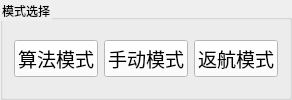
             <widget class="QGroupBox" name="groupBox_2">
              <property name="styleSheet">
               <string notr="true">color: rgb(0, 0, 0);</string>
              </property>
              <property name="title">
               <string>模式选择</string>
              </property>
              <layout class="QHBoxLayout" name="horizontalLayout_4">
               <item>
                <layout class="QHBoxLayout" name="horizontalLayout_11">
                 <item>
                  <widget class="QPushButton" name="set_mode_guided">
                   <property name="font">
                    <font>
                     <family>黑体</family>
                     <pointsize>14</pointsize>
                    </font>
                   </property>
                   <property name="styleSheet">
                    <string notr="true">background-color: rgb(255, 255, 255);
color: rgb(0, 0, 0);</string>
                   </property>
                   <property name="text">
                    <string>算法模式</string>
                   </property>
                  </widget>
                 </item>
                 <item>
                  <widget class="QPushButton" name="set_mode_manual">
                   <property name="palette">
                    <palette>
                     <active>
                      <colorrole role="WindowText">
                       <brush brushstyle="SolidPattern">
                        <color alpha="255">
                         <red>0</red>
                         <green>0</green>
                         <blue>0</blue>
                        </color>
                       </brush>
                      </colorrole>
                      <colorrole role="Button">
                       <brush brushstyle="SolidPattern">
                        <color alpha="255">
                         <red>255</red>
                         <green>255</green>
                         <blue>255</blue>
                        </color>
                       </brush>
                      </colorrole>
                      <colorrole role="Light">
                       <brush brushstyle="SolidPattern">
                        <color alpha="255">
                         <red>255</red>
                         <green>212</green>
                         <blue>223</blue>
                        </color>
                       </brush>
                      </colorrole>
                      <colorrole role="Midlight">
                       <brush brushstyle="SolidPattern">
                        <color alpha="255">
                         <red>255</red>
                         <green>148</green>
                         <blue>175</blue>
                        </color>
                       </brush>
                      </colorrole>
                      <colorrole role="Dark">
                       <brush brushstyle="SolidPattern">
                        <color alpha="255">
                         <red>127</red>
                         <green>42</green>
                         <blue>63</blue>
                        </color>
                       </brush>
                      </colorrole>
                      <colorrole role="Mid">
                       <brush brushstyle="SolidPattern">
                        <color alpha="255">
                         <red>170</red>
                         <green>57</green>
                         <blue>85</blue>
                        </color>
                       </brush>
                      </colorrole>
                      <colorrole role="Text">
                       <brush brushstyle="SolidPattern">
                        <color alpha="255">
                         <red>0</red>
                         <green>0</green>
                         <blue>0</blue>
                        </color>
                       </brush>
                      </colorrole>
                      <colorrole role="BrightText">
                       <brush brushstyle="SolidPattern">
                        <color alpha="255">
                         <red>255</red>
                         <green>255</green>
                         <blue>255</blue>
                        </color>
                       </brush>
                      </colorrole>
                      <colorrole role="ButtonText">
                       <brush brushstyle="SolidPattern">
                        <color alpha="255">
                         <red>0</red>
                         <green>0</green>
                         <blue>0</blue>
                        </color>
                       </brush>
                      </colorrole>
                      <colorrole role="Base">
                       <brush brushstyle="SolidPattern">
                        <color alpha="255">
                         <red>255</red>
                         <green>255</green>
                         <blue>255</blue>
                        </color>
                       </brush>
                      </colorrole>
                      <colorrole role="Window">
                       <brush brushstyle="SolidPattern">
                        <color alpha="255">
                         <red>255</red>
                         <green>255</green>
                         <blue>255</blue>
                        </color>
                       </brush>
                      </colorrole>
                      <colorrole role="Shadow">
                       <brush brushstyle="SolidPattern">
                        <color alpha="255">
                         <red>0</red>
                         <green>0</green>
                         <blue>0</blue>
                        </color>
                       </brush>
                      </colorrole>
                      <colorrole role="Highlight">
                       <brush brushstyle="SolidPattern">
                        <color alpha="255">
                         <red>85</red>
                         <green>85</green>
                         <blue>255</blue>
                        </color>
                       </brush>
                      </colorrole>
                      <colorrole role="HighlightedText">
                       <brush brushstyle="SolidPattern">
                        <color alpha="255">
                         <red>255</red>
                         <green>85</green>
                         <blue>255</blue>
                        </color>
                       </brush>
                      </colorrole>
                      <colorrole role="Link">
                       <brush brushstyle="SolidPattern">
                        <color alpha="255">
                         <red>255</red>
                         <green>0</green>
                         <blue>127</blue>
                        </color>
                       </brush>
                      </colorrole>
                      <colorrole role="LinkVisited">
                       <brush brushstyle="SolidPattern">
                        <color alpha="255">
                         <red>85</red>
                         <green>170</green>
                         <blue>127</blue>
                        </color>
                       </brush>
                      </colorrole>
                      <colorrole role="AlternateBase">
                       <brush brushstyle="SolidPattern">
                        <color alpha="255">
                         <red>255</red>
                         <green>170</green>
                         <blue>191</blue>
                        </color>
                       </brush>
                      </colorrole>
                      <colorrole role="ToolTipBase">
                       <brush brushstyle="SolidPattern">
                        <color alpha="255">
                         <red>255</red>
                         <green>255</green>
                         <blue>220</blue>
                        </color>
                       </brush>
                      </colorrole>
                      <colorrole role="ToolTipText">
                       <brush brushstyle="SolidPattern">
                        <color alpha="255">
                         <red>0</red>
                         <green>0</green>
                         <blue>0</blue>
                        </color>
                       </brush>
                      </colorrole>
                      <colorrole role="PlaceholderText">
                       <brush brushstyle="SolidPattern">
                        <color alpha="128">
                         <red>85</red>
                         <green>255</green>
                         <blue>255</blue>
                        </color>
                       </brush>
                      </colorrole>
                     </active>
                     <inactive>
                      <colorrole role="WindowText">
                       <brush brushstyle="SolidPattern">
                        <color alpha="255">
                         <red>0</red>
                         <green>0</green>
                         <blue>0</blue>
                        </color>
                       </brush>
                      </colorrole>
                      <colorrole role="Button">
                       <brush brushstyle="SolidPattern">
                        <color alpha="255">
                         <red>255</red>
                         <green>255</green>
                         <blue>255</blue>
                        </color>
                       </brush>
                      </colorrole>
                      <colorrole role="Light">
                       <brush brushstyle="SolidPattern">
                        <color alpha="255">
                         <red>255</red>
                         <green>212</green>
                         <blue>223</blue>
                        </color>
                       </brush>
                      </colorrole>
                      <colorrole role="Midlight">
                       <brush brushstyle="SolidPattern">
                        <color alpha="255">
                         <red>255</red>
                         <green>148</green>
                         <blue>175</blue>
                        </color>
                       </brush>
                      </colorrole>
                      <colorrole role="Dark">
                       <brush brushstyle="SolidPattern">
                        <color alpha="255">
                         <red>127</red>
                         <green>42</green>
                         <blue>63</blue>
                        </color>
                       </brush>
                      </colorrole>
                      <colorrole role="Mid">
                       <brush brushstyle="SolidPattern">
                        <color alpha="255">
                         <red>170</red>
                         <green>57</green>
                         <blue>85</blue>
                        </color>
                       </brush>
                      </colorrole>
                      <colorrole role="Text">
                       <brush brushstyle="SolidPattern">
                        <color alpha="255">
                         <red>0</red>
                         <green>0</green>
                         <blue>0</blue>
                        </color>
                       </brush>
                      </colorrole>
                      <colorrole role="BrightText">
                       <brush brushstyle="SolidPattern">
                        <color alpha="255">
                         <red>255</red>
                         <green>255</green>
                         <blue>255</blue>
                        </color>
                       </brush>
                      </colorrole>
                      <colorrole role="ButtonText">
                       <brush brushstyle="SolidPattern">
                        <color alpha="255">
                         <red>0</red>
                         <green>0</green>
                         <blue>0</blue>
                        </color>
                       </brush>
                      </colorrole>
                      <colorrole role="Base">
                       <brush brushstyle="SolidPattern">
                        <color alpha="255">
                         <red>255</red>
                         <green>255</green>
                         <blue>255</blue>
                        </color>
                       </brush>
                      </colorrole>
                      <colorrole role="Window">
                       <brush brushstyle="SolidPattern">
                        <color alpha="255">
                         <red>255</red>
                         <green>255</green>
                         <blue>255</blue>
                        </color>
                       </brush>
                      </colorrole>
                      <colorrole role="Shadow">
                       <brush brushstyle="SolidPattern">
                        <color alpha="255">
                         <red>0</red>
                         <green>0</green>
                         <blue>0</blue>
                        </color>
                       </brush>
                      </colorrole>
                      <colorrole role="Highlight">
                       <brush brushstyle="SolidPattern">
                        <color alpha="255">
                         <red>85</red>
                         <green>85</green>
                         <blue>255</blue>
                        </color>
                       </brush>
                      </colorrole>
                      <colorrole role="HighlightedText">
                       <brush brushstyle="SolidPattern">
                        <color alpha="255">
                         <red>255</red>
                         <green>85</green>
                         <blue>255</blue>
                        </color>
                       </brush>
                      </colorrole>
                      <colorrole role="Link">
                       <brush brushstyle="SolidPattern">
                        <color alpha="255">
                         <red>255</red>
                         <green>0</green>
                         <blue>127</blue>
                        </color>
                       </brush>
                      </colorrole>
                      <colorrole role="LinkVisited">
                       <brush brushstyle="SolidPattern">
                        <color alpha="255">
                         <red>85</red>
                         <green>170</green>
                         <blue>127</blue>
                        </color>
                       </brush>
                      </colorrole>
                      <colorrole role="AlternateBase">
                       <brush brushstyle="SolidPattern">
                        <color alpha="255">
                         <red>255</red>
                         <green>170</green>
                         <blue>191</blue>
                        </color>
                       </brush>
                      </colorrole>
                      <colorrole role="ToolTipBase">
                       <brush brushstyle="SolidPattern">
                        <color alpha="255">
                         <red>255</red>
                         <green>255</green>
                         <blue>220</blue>
                        </color>
                       </brush>
                      </colorrole>
                      <colorrole role="ToolTipText">
                       <brush brushstyle="SolidPattern">
                        <color alpha="255">
                         <red>0</red>
                         <green>0</green>
                         <blue>0</blue>
                        </color>
                       </brush>
                      </colorrole>
                      <colorrole role="PlaceholderText">
                       <brush brushstyle="SolidPattern">
                        <color alpha="128">
                         <red>85</red>
                         <green>255</green>
                         <blue>255</blue>
                        </color>
                       </brush>
                      </colorrole>
                     </inactive>
                     <disabled>
                      <colorrole role="WindowText">
                       <brush brushstyle="SolidPattern">
                        <color alpha="255">
                         <red>0</red>
                         <green>0</green>
                         <blue>0</blue>
                        </color>
                       </brush>
                      </colorrole>
                      <colorrole role="Button">
                       <brush brushstyle="SolidPattern">
                        <color alpha="255">
                         <red>255</red>
                         <green>255</green>
                         <blue>255</blue>
                        </color>
                       </brush>
                      </colorrole>
                      <colorrole role="Light">
                       <brush brushstyle="SolidPattern">
                        <color alpha="255">
                         <red>255</red>
                         <green>212</green>
                         <blue>223</blue>
                        </color>
                       </brush>
                      </colorrole>
                      <colorrole role="Midlight">
                       <brush brushstyle="SolidPattern">
                        <color alpha="255">
                         <red>255</red>
                         <green>148</green>
                         <blue>175</blue>
                        </color>
                       </brush>
                      </colorrole>
                      <colorrole role="Dark">
                       <brush brushstyle="SolidPattern">
                        <color alpha="255">
                         <red>127</red>
                         <green>42</green>
                         <blue>63</blue>
                        </color>
                       </brush>
                      </colorrole>
                      <colorrole role="Mid">
                       <brush brushstyle="SolidPattern">
                        <color alpha="255">
                         <red>170</red>
                         <green>57</green>
                         <blue>85</blue>
                        </color>
                       </brush>
                      </colorrole>
                      <colorrole role="Text">
                       <brush brushstyle="SolidPattern">
                        <color alpha="255">
                         <red>0</red>
                         <green>0</green>
                         <blue>0</blue>
                        </color>
                       </brush>
                      </colorrole>
                      <colorrole role="BrightText">
                       <brush brushstyle="SolidPattern">
                        <color alpha="255">
                         <red>255</red>
                         <green>255</green>
                         <blue>255</blue>
                        </color>
                       </brush>
                      </colorrole>
                      <colorrole role="ButtonText">
                       <brush brushstyle="SolidPattern">
                        <color alpha="255">
                         <red>0</red>
                         <green>0</green>
                         <blue>0</blue>
                        </color>
                       </brush>
                      </colorrole>
                      <colorrole role="Base">
                       <brush brushstyle="SolidPattern">
                        <color alpha="255">
                         <red>255</red>
                         <green>255</green>
                         <blue>255</blue>
                        </color>
                       </brush>
                      </colorrole>
                      <colorrole role="Window">
                       <brush brushstyle="SolidPattern">
                        <color alpha="255">
                         <red>255</red>
                         <green>255</green>
                         <blue>255</blue>
                        </color>
                       </brush>
                      </colorrole>
                      <colorrole role="Shadow">
                       <brush brushstyle="SolidPattern">
                        <color alpha="255">
                         <red>0</red>
                         <green>0</green>
                         <blue>0</blue>
                        </color>
                       </brush>
                      </colorrole>
                      <colorrole role="Highlight">
                       <brush brushstyle="SolidPattern">
                        <color alpha="255">
                         <red>0</red>
                         <green>120</green>
                         <blue>215</blue>
                        </color>
                       </brush>
                      </colorrole>
                      <colorrole role="HighlightedText">
                       <brush brushstyle="SolidPattern">
                        <color alpha="255">
                         <red>255</red>
                         <green>85</green>
                         <blue>255</blue>
                        </color>
                       </brush>
                      </colorrole>
                      <colorrole role="Link">
                       <brush brushstyle="SolidPattern">
                        <color alpha="255">
                         <red>255</red>
                         <green>0</green>
                         <blue>127</blue>
                        </color>
                       </brush>
                      </colorrole>
                      <colorrole role="LinkVisited">
                       <brush brushstyle="SolidPattern">
                        <color alpha="255">
                         <red>85</red>
                         <green>170</green>
                         <blue>127</blue>
                        </color>
                       </brush>
                      </colorrole>
                      <colorrole role="AlternateBase">
                       <brush brushstyle="SolidPattern">
                        <color alpha="255">
                         <red>255</red>
                         <green>85</green>
                         <blue>127</blue>
                        </color>
                       </brush>
                      </colorrole>
                      <colorrole role="ToolTipBase">
                       <brush brushstyle="SolidPattern">
                        <color alpha="255">
                         <red>255</red>
                         <green>255</green>
                         <blue>220</blue>
                        </color>
                       </brush>
                      </colorrole>
                      <colorrole role="ToolTipText">
                       <brush brushstyle="SolidPattern">
                        <color alpha="255">
                         <red>0</red>
                         <green>0</green>
                         <blue>0</blue>
                        </color>
                       </brush>
                      </colorrole>
                      <colorrole role="PlaceholderText">
                       <brush brushstyle="SolidPattern">
                        <color alpha="128">
                         <red>85</red>
                         <green>255</green>
                         <blue>255</blue>
                        </color>
                       </brush>
                      </colorrole>
                     </disabled>
                    </palette>
                   </property>
                   <property name="font">
                    <font>
                     <family>黑体</family>
                     <pointsize>14</pointsize>
                     <weight>50</weight>
                     <bold>false</bold>
                    </font>
                   </property>
                   <property name="cursor">
                    <cursorShape>OpenHandCursor</cursorShape>
                   </property>
                   <property name="styleSheet">
                    <string notr="true">background-color: rgb(255, 255, 255);
color: rgb(0, 0, 0);</string>
                   </property>
                   <property name="text">
                    <string>手动模式</string>
                   </property>
                  </widget>
                 </item>
                 <item>
                  <widget class="QPushButton" name="set_mode_RTL">
                   <property name="font">
                    <font>
                     <family>黑体</family>
                     <pointsize>14</pointsize>
                    </font>
                   </property>
                   <property name="styleSheet">
                    <string notr="true">background-color: rgb(255, 255, 255);
color: rgb(0, 0, 0);</string>
                   </property>
                   <property name="text">
                    <string>返航模式</string>
                   </property>
                  </widget>
                 </item>
                </layout>
               </item>
              </layout>
             </widget>
